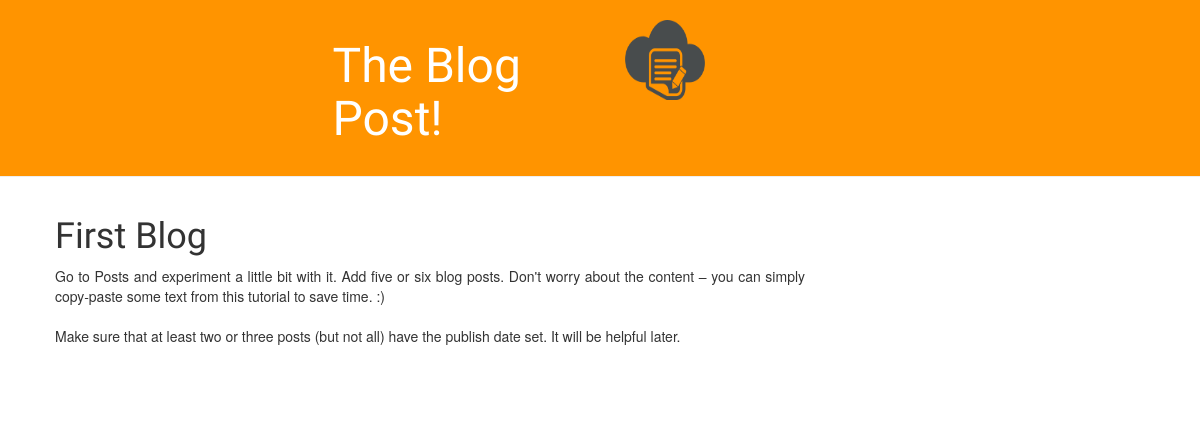
/post/1/, run on an earlier commit of the app's database.
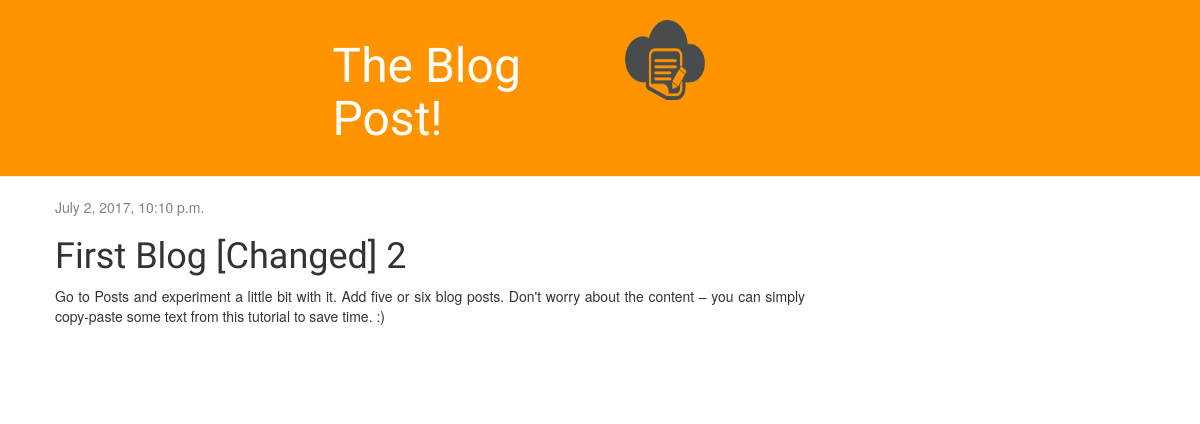
And on a later commit of the database.
### blog/models.py (models this page shows, shortened)
class Post(models.Model):
	author = models.ForeignKey('auth.User')
	title = models.CharField(max_length=200)
	tex = models.TextField()
	created_date = models.DateTimeField(default=timezone.now)
	published_date = models.DateTimeField(blank=True,null=True)

### blog/views.py (the view)
# urls.py: url(r'^post/(?P<pid>\d+)/$', views.post_detail, name='post_detail'),
def post_detail(request, pid):
    post = get_object_or_404(Post, pk=pid)
    return render(request, 'blog/post_detail.html', {'post':post})

### blog/templates/blog/post_detail.html (shortened to what this page needs)
{% extends 'blog/base.html' %}
{% block content %}
<div class="post">
    {% if post.published_date %}
    <div class="date">
        {{ post.published_date }}
    </div>
    {% endif %}
    <h1>
        {{ post.title }}
    </h1>
    <p>
        {{ post.tex|linebreaksbr }}
    </p>
</div>
{% endblock %}

What changed in the data, as far as the page shows it:
changed Post: published_date (not shown) → "July 2, 2017, 10:10 p.m."; title "First Blog" → "First Blog [Changed] 2"; tex "…to save time. :) Make sure that at least two or three posts (but not all) have the publish date set. It will be helpful later." → "…to save time. :)"
